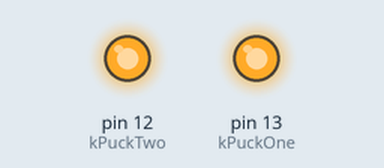
This sketch was run on a simulated Arduino Uno, built with avr-gcc and run on an emulated ATmega328P. On the bench: output pins drawn as LEDs (lit = HIGH). Random numbers use the default seed unless the sketch sets one.

Above: at 0.22 s.
At 13.1 s:
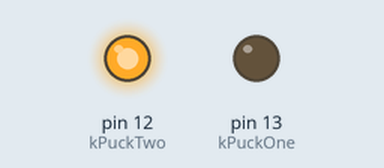
At 39.7 s:
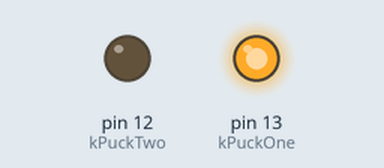
Timing chart, 0 to 40.0 s (numbered marks = the images above):
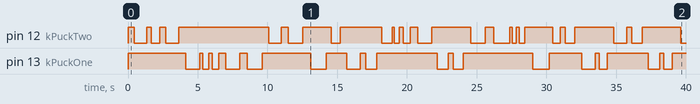

The sketch:

PuckReciever.ino
```cpp
#define kPuckOne 13
#define kPuckTwo 12

void setup() {
  Serial.begin(9600);
  pinMode(kPuckOne, OUTPUT);
  pinMode(kPuckTwo, OUTPUT);
  digitalWrite(kPuckOne, HIGH);
  digitalWrite(kPuckTwo, HIGH);
}

void loop() {
  int num = random(250, 1200);
  delay(num/2);
  if(num%2 == 0){
    digitalWrite(kPuckOne, LOW);
    delay(num);
    digitalWrite(kPuckOne, HIGH);
  }else{
    digitalWrite(kPuckTwo, LOW);
    delay(num);
    digitalWrite(kPuckTwo, HIGH);
  }
}
```

Measured:
- by itself, pin 12 (kPuckTwo): HIGH → LOW at 0.45 s, → HIGH 0.91 s later, → LOW 0.30 s later, → HIGH 0.60 s later, … (37 changes in this stretch)
- by itself, pin 13 (kPuckOne): HIGH → LOW at 4.1 s, → HIGH 1.0 s later, → LOW 0.22 s later, → HIGH 0.43 s later, … (30 changes in this stretch)
